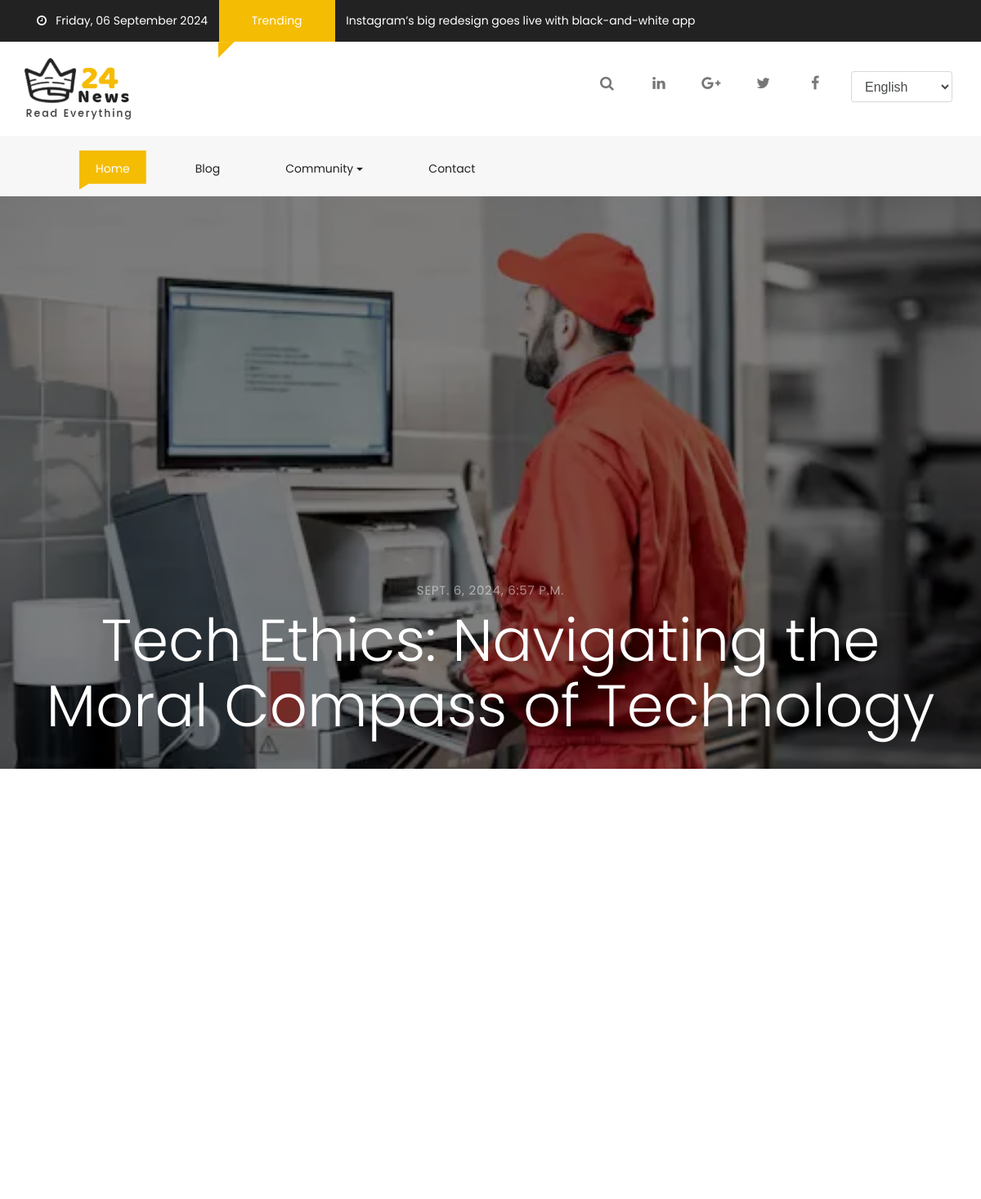
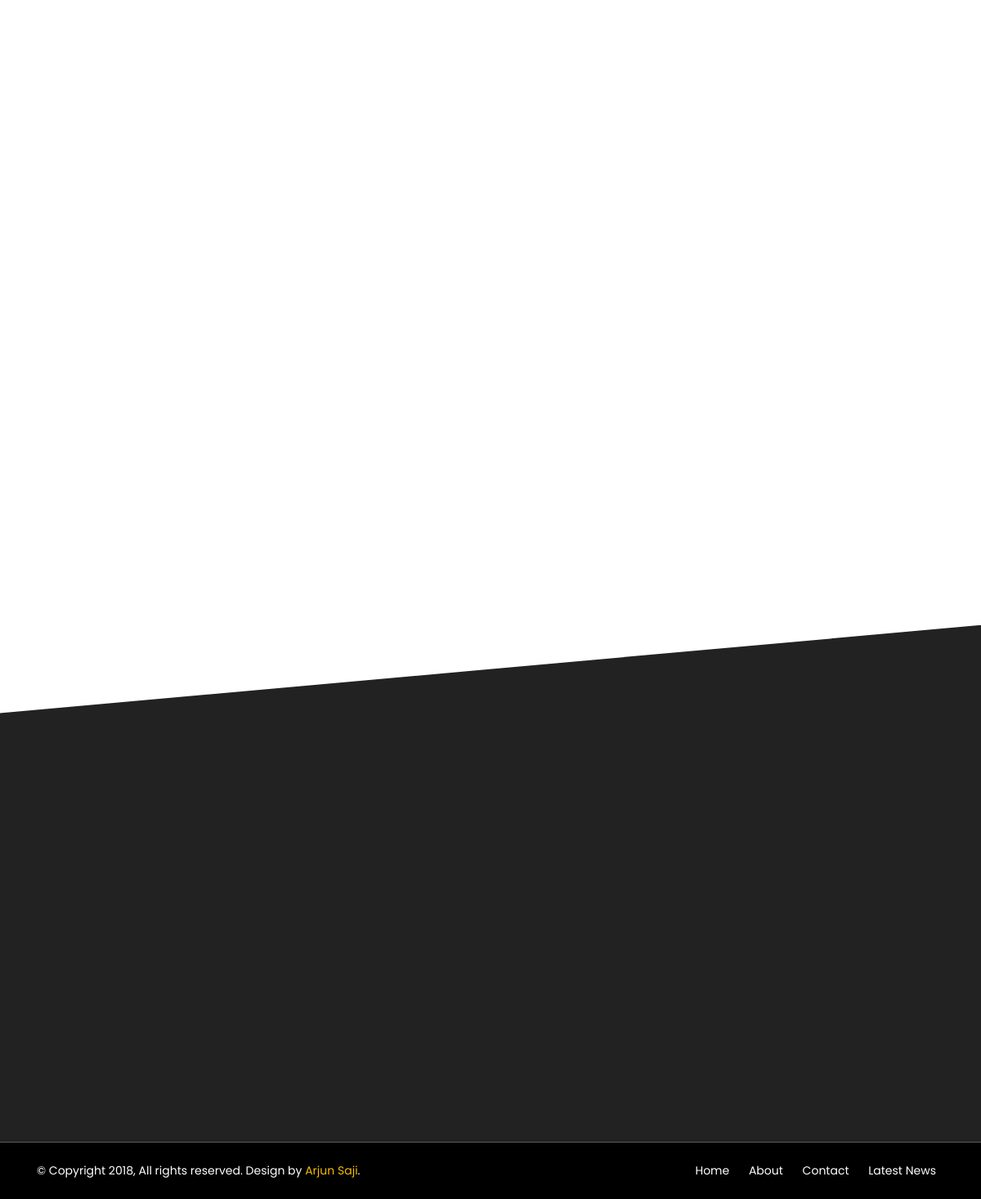
The page /single/6/ on the database its author committed (2 pictures, top to bottom).
### blogapp/models.py (models this page shows, shortened)
class Blog(models.Model):
	title=models.CharField(max_length=600)
	description=models.TextField()
	created_by=models.CharField(max_length=100)
	created_date=models.DateTimeField(default=timezone.now)
	image=models.ImageField(upload_to='images/',blank=True,null=True)

### blogapp/views.py (the view)
# urls.py: path("single/<int:object_id>/",views.single,name="single"),
def single(request,object_id):
	blogs=Blog.objects.get(pk=object_id)
	all_blogs=Blog.objects.exclude(pk=object_id)
	context={"blogs":blogs,"all_blogs":all_blogs}
	return render(request,"single.html",context)

### templates/single.html (shortened to what this page needs)
{% extends 'base.html' %}
{% load static %}
{% block content %}
<div id="fh5co-title-box" style="background-image: url('{{blogs.image.url}}'); width:38.2%;z-index:555;background-size:cover;background-repeat:no-repeat;background-position:center center;position:relative;height:700px;width:100%">
    <div class="overlay" style="position:absolute;top:0;bottom:0;left:0;right:0;z-index:10;background:rgba(0,0,0,0.5)"></div>
    <div class="page-title" style="z-index:12;position:absolute;bottom:0;padding:30px ;width:100%;margin:0 auto;text-align:center">
        <span style="display:block;color:rgba(255,255,255,0.5);text-transform:uppercase;font-size:15px;letter-spacing:.05em;margin-bottom:10px">{{blogs.created_date}}</span>
        <h2 style="color:white;font-weight:300;font-size:72px">{{blogs.title}}</h2>
    </div>
</div>
<div id="fh5co-single-content" class="container-fluid pb-4 pt-4 paddding">
    <div class="container paddding">
        <div class="row mx-0">
        </div>
    </div>
</div>
<div class="container-fluid pb-4 pt-5">
</div>
{% endblock %}

### static/css/style_1.css (style rules this page uses)
.paddding { padding-left:0 !important;padding-right:0 !important }
#fh5co-title-box { width:38.2%;z-index:555;background-size:cover;background-repeat:no-repeat;background-position:center center; }
#fh5co-title-box .overlay { position:absolute;top:0;bottom:0;left:0;right:0;z-index:10;background:rgba(0,0,0,0.5) }
#fh5co-title-box .page-title { z-index:12;position:absolute;bottom:0;padding:30px }
#fh5co-title-box .page-title h2 { color:white;font-weight:300 }
#fh5co-title-box .page-title>span { display:block;color:rgba(255,255,255,0.5);text-transform:uppercase;font-size:15px;letter-spacing:.05em;margin-bottom:10px }
#fh5co-single-content { z-index:999;background:white }

### rows shown on the page
Blog: image (picture), created_date "SEPT. 6, 2024, 6:57 P.M.", title "Tech Ethics: Navigating the Moral Compass of Technology"
